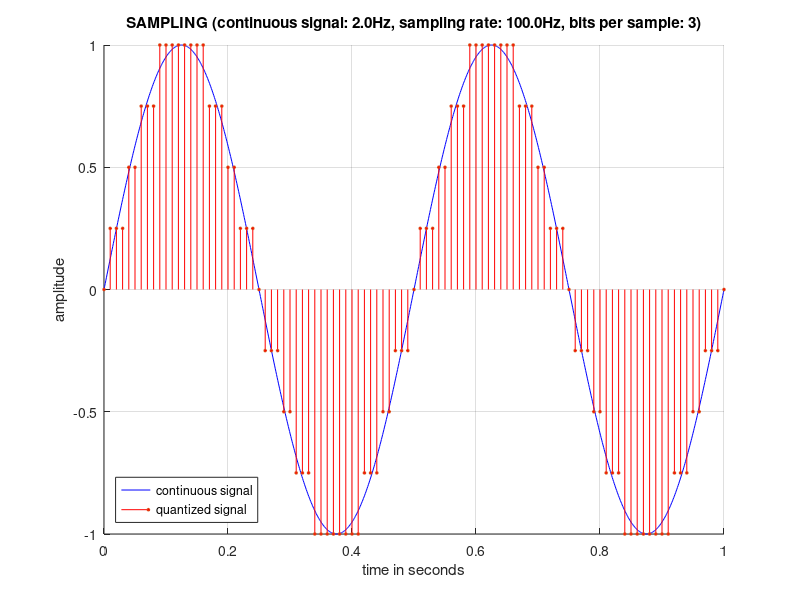

Recreate this plot in MATLAB.
clearvars -except 'fig_sampling';

	% prepare "continuous" sine signal
L = 1; % length in seconds

f = 2; % sine frequency
dt = 1/1000; % temporal resolution

t = linspace( 0, L, L/dt ); % continuous signal
xt = sin( 2*pi*f * t );

	% quantize continuous signal
fS = 100; % sampling rate, TEST!
nS = 3; % bits per sample, TEST!

N = floor( L*fS + 1 ); % number of samples
i = 1:N; % sample indices

ti = (i-1) / fS; % discrete signal
xi = round( 2^(nS-1) * sin( 2*pi*f * ti ) ) / 2^(nS-1);

	% plot signals
if exist( 'fig_sampling', 'var' ) ~= 1 || ~ishandle( fig_sampling ) % prepare figure window
	fig_sampling = figure( ...
		'defaultAxesNextPlot', 'add', ...
		'defaultAxesXGrid', 'on', 'defaultAxesYGrid', 'on' );
else
	clf( fig_sampling );
end

title( sprintf( 'SAMPLING (continuous signal: %.1fHz, sampling rate: %.1fHz, bits per sample: %d)', ...
	f, fS, nS ) );

xlabel( 'time in seconds' ); % set plot axes
ylabel( 'amplitude' );

xlim( [0, L] );
ylim( [-1, 1] );

plot( t, xt, ... % plot continuous signal
	'Color', 'blue' );

stem( ti, xi, ... % plot discrete signal
	'Color', 'red', 'MarkerSize', 2, 'MarkerFaceColor', 'red', ...
	'ShowBaseLine', 'off' );

legend( {'continuous signal', 'quantized signal'}, ... % show legend
	'Location', 'southwest' );

	% write plot, TODO!

